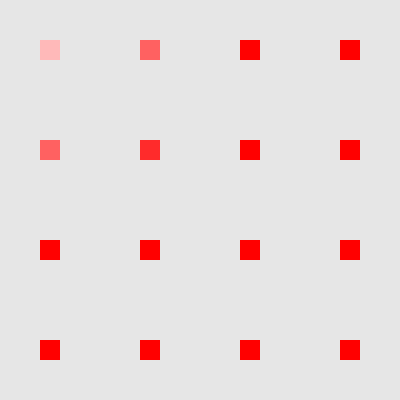
Frame 1 (no input)
Frame 60 (the mouse pressed at the canvas centre just before this capture): identical to frame 1, image omitted
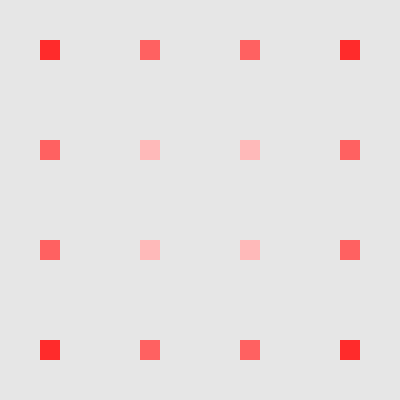
Frame 120 (the mouse held since frame 60 and released just before this capture)

The Processing sketch that drew these frames (run headless with seeded random() and noise(); from frame 60 on, the mouse is pressed at the canvas centre):

// Processing sketch: sketch_11_classes_04
// ── sketch_11_classes_04.pde
// 11 classes
// (with updated Square class)

Square boxes[] = new Square[16];

void setup() {
  size(400,400);
  // create 16 box objects, 4 x 4
  for (int i = 0; i < boxes.length; i++) {
    boxes[i] = new Square( (width/8)+(i%4)*(width/4), (width/8)+floor(i/4.0)*(height/4), 20, color(255,0,0));
  }
}

void draw() {
  background(230);
  for (int j = 0; j < boxes.length; j++) {
    boxes[j].updateShade(mouseX,mouseY);
    if (boxes[j].checkIsClicked()) {
      boxes[j].updateColor(color(0));
      println("Box "+j+" is clicked.");
    }
    boxes[j].drawMe();
  }
}
// ── Square.pde
class Square {
  // properties
  int x, y;
  color c;
  int size;
  
  // constructor
  Square(int someX, int someY, int someSize, color someColor) {
    x = someX;
    y = someY;
    size = someSize;
    c = someColor;
  }
  
  //methods
  void drawMe() {
    rectMode(CENTER);
    noStroke();
    fill(c);
    rect(x,y,size,size);
  }
  void updatePos(int updatedX, int updatedY) {
    x = updatedX;
    y = updatedY;
  }
  void updateColor(color updatedC) {
    c = updatedC;
  }
  void updateShade(int inputX, int inputY) {
    
   int distance = floor(dist(x,y,inputX,inputY));
   if (distance < 255) {
     c = color(255, 255-distance, 255-distance);
   }
  }
  boolean checkIsClicked() {
    if (mouseX > x-(size/2) && mouseX < x+(size/2) && mouseY > y-(size/2) && mouseY < y+(size/2) && mousePressed) {
      return true;
    } else { 
      return false;
    }
  }
}
